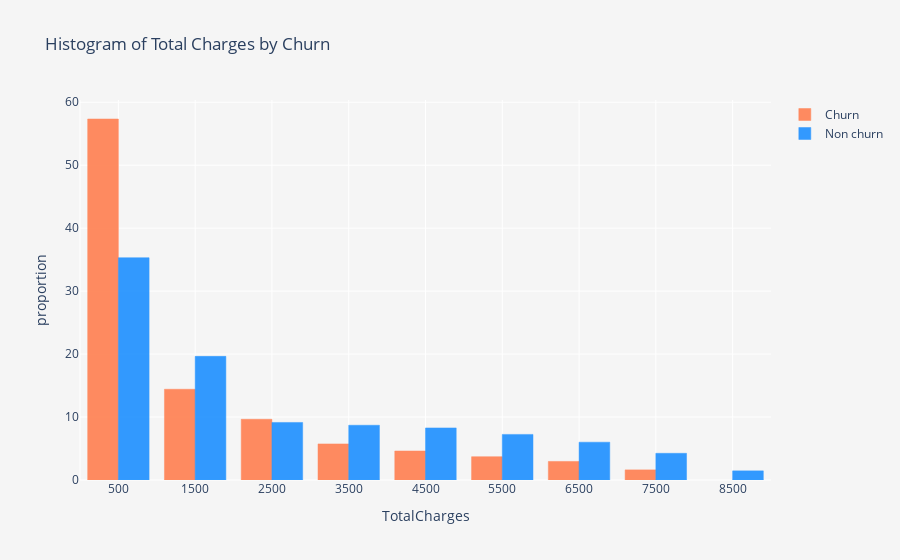

Source (notebook cell):
### Code cell
column = 'TotalCharges'
    trace1 = go.Histogram(x  = churn[column],
                          histnorm= "percent",
                          xbins=dict(start=0, size=1000, end=8000),
                          name = "Churn",
                          marker = dict(color = "coral",
                                        line = dict(width = .5,
                                                    color = "coral"
                                                    )
                                        ),
                         opacity = .9 
                         ) 
    
    trace2 = go.Histogram(x  = not_churn[column],
                          histnorm = "percent",
                          name = "Non churn",
                          marker = dict(color='dodgerblue', 
                                        line = dict(width = .5,
                                              color = "dodgerblue"
                                             )
                                 ),
                          opacity = .9
                         )
    
 
    
    
    
    
    
    data = [trace1,trace2]
    layout = go.Layout(dict(title ="Histogram of Total Charges by Churn ",
                            plot_bgcolor  = "whitesmoke",
                            paper_bgcolor = "whitesmoke",
                            xaxis = dict(gridcolor = 'rgb(255, 255, 255)',
                                             title = column,
                                             zerolinewidth=1,
                                             ticklen=5,
                                             gridwidth=1
                                            ),
                            yaxis = dict(gridcolor = 'rgb(255, 255, 255)',
                                             title = "proportion",
                                             zerolinewidth=1,
                                             ticklen=5,
                                             gridwidth=1
                                            ),
                           )
                      )
    fig  = go.Figure(data=data,layout=layout)
    
    py.iplot(fig)

### Figure 1 — Plotly figure (JSON) as saved in the notebook; plotly's stock layout.template omitted (floating-point values rounded to 4 significant figures; data arrays with more than 128 entries replaced by an {"elided": "..."} marker saying what was removed)
{"data": [{"histnorm": "percent", "marker": {"color": "coral", "line": {"color": "coral", "width": 0.5}}, "name": "Churn", "opacity": 0.9, "type": "histogram", "x": {"elided": "1869 float values"}, "xbins": {"end": 8000, "size": 1000, "start": 0}}, {"histnorm": "percent", "marker": {"color": "dodgerblue", "line": {"color": "dodgerblue", "width": 0.5}}, "name": "Non churn", "opacity": 0.9, "type": "histogram", "x": {"elided": "5174 str values"}}], "layout": {"paper_bgcolor": "whitesmoke", "plot_bgcolor": "whitesmoke", "title": {"text": "Histogram of Total Charges by Churn "}, "xaxis": {"gridcolor": "rgb(255, 255, 255)", "gridwidth": 1, "ticklen": 5, "title": {"text": "TotalCharges"}, "zerolinewidth": 1}, "yaxis": {"gridcolor": "rgb(255, 255, 255)", "gridwidth": 1, "ticklen": 5, "title": {"text": "proportion"}, "zerolinewidth": 1}}}
